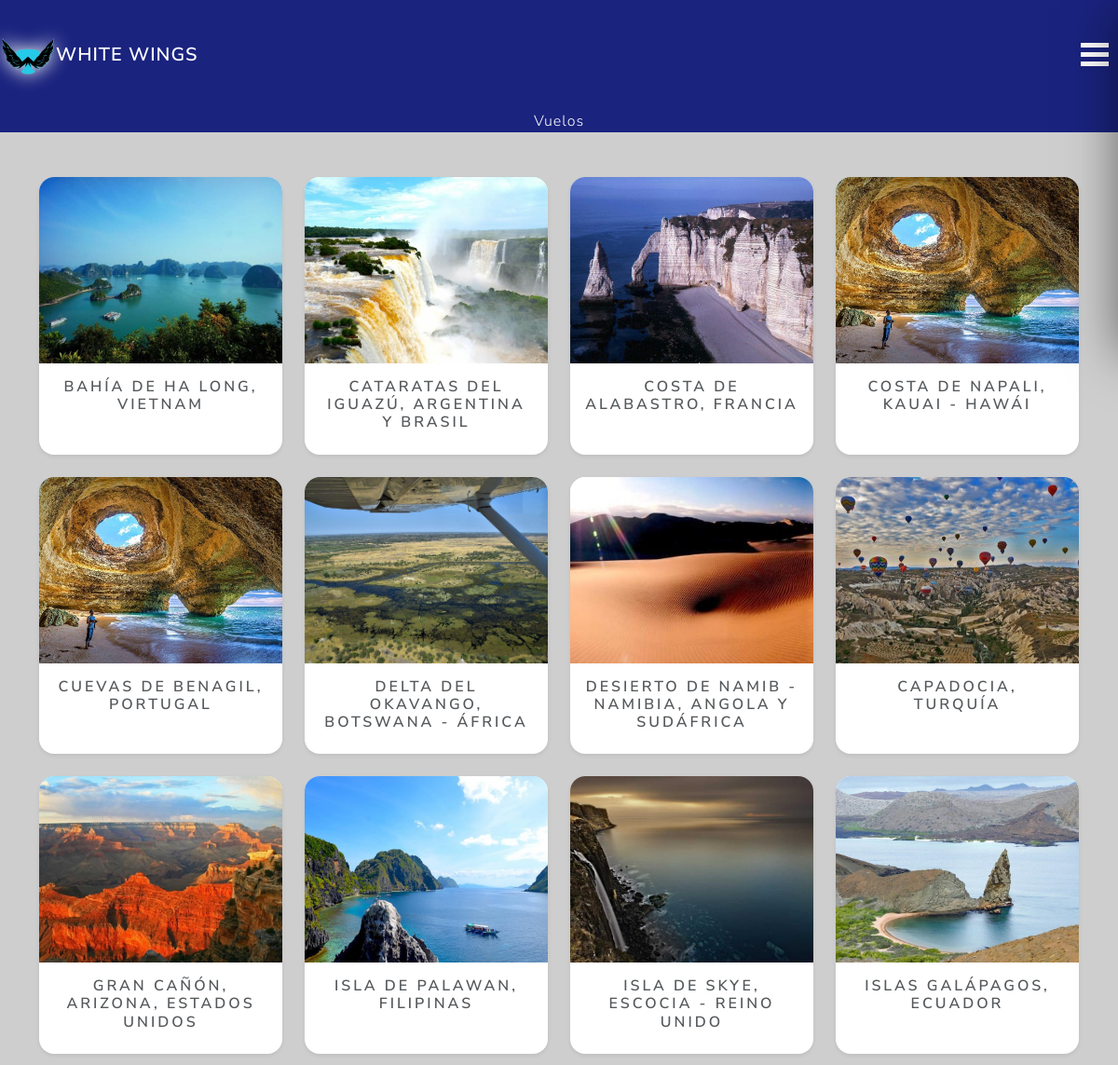
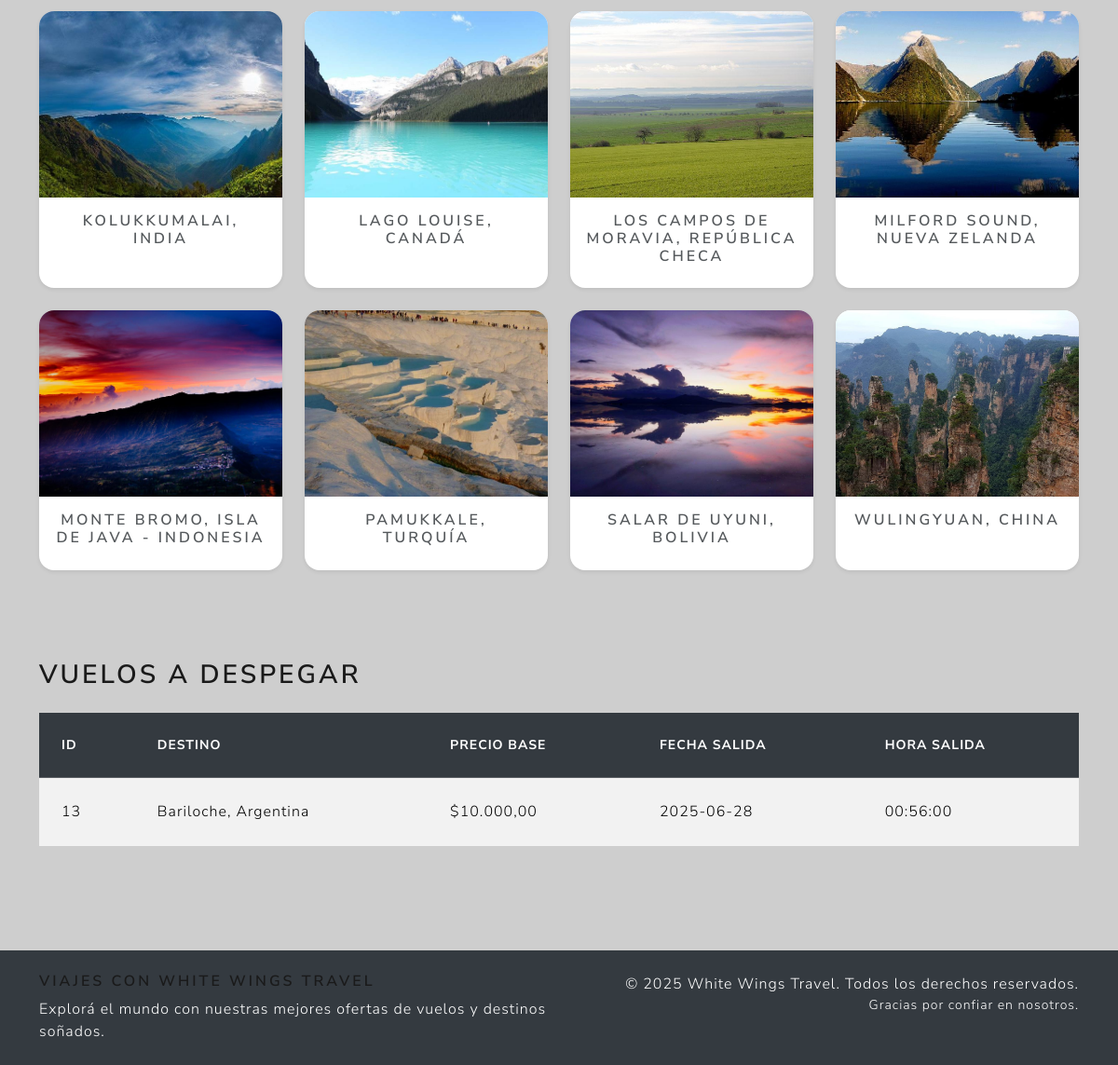
The page / on the database its author committed (2 pictures, top to bottom).
### tables this page shows
CREATE TABLE `viajes` (
  `id` int NOT NULL,
  `destino` varchar(100) DEFAULT NULL,
  `precio_base` decimal(10,2) DEFAULT NULL,
  `fecha_salida` date DEFAULT NULL,
  `hora_salida` time DEFAULT NULL,
  `creado_en` timestamp NOT NULL DEFAULT CURRENT_TIMESTAMP
);

### index.php (the view, shortened to what this page needs)
<?php include("template/header.php") ?>
<?php
require $_SERVER['DOCUMENT_ROOT'] . '/Olimpiadas/admin/config/bd.php';
$ahora = date('Y-m-d H:i:s');
$sql = "SELECT * FROM viajes WHERE CONCAT(fecha_salida, ' ', hora_salida) >= :ahora ORDER BY fecha_salida, hora_salida LIMIT 10";
$stmt = $pdo->prepare($sql);
$stmt->execute(['ahora' => $ahora]);
$vuelos = $stmt->fetchAll(PDO::FETCH_ASSOC);
?>
<div class="container my-5">
    <div class="row g-4">
        <?php foreach ($destinos as $destino): ?>
            <div class="col-12 col-sm-6 col-md-4 col-lg-3">
                <a href="detalle.php?id=<?= $destino['id'] ?>" class="text-decoration-none text-dark">
                    <div class="card h-100 shadow-sm border-0 rounded-4 overflow-hidden">
                        <img src="<?= $destino['img'] ?>" alt="<?= htmlspecialchars($destino['alt']) ?>"
                            class="card-img-top img-fluid" style="height: 200px; object-fit: cover;">
                        <div class="card-body text-center">
                            <h5 class="card-title fw-bold"><?= htmlspecialchars($destino['titulo']) ?></h5>
                        </div>
                    </div>
                </a>
            </div>
        <?php endforeach; ?>
    </div>
</div>
<div class="container my-5">
    <h2 class="mb-4" id="vuelos">Vuelos a despegar</h2>
    <?php if (count($vuelos) > 0): ?>
        <div class="table-responsive">
            <table class="table table-striped table-hover align-middle">
                <thead class="table-dark">
                    <tr>
                        <th>ID</th>
                        <th>Destino</th>
                        <th>Precio Base</th>
                        <th>Fecha Salida</th>
                        <th>Hora Salida</th>
                    </tr>
                </thead>
                <tbody>
                    <?php foreach ($vuelos as $vuelo): ?>
                        <tr onclick="window.location='comprar_boleto.php?destino=<?= urlencode($vuelo['destino']) ?>&fecha_ida=<?= urlencode($vuelo['fecha_salida']) ?>&precio_base=<?= $vuelo['precio_base'] ?>'"
                            style="cursor:pointer;">
                            <td><?= htmlspecialchars($vuelo['id']) ?></td>
                            <td><?= htmlspecialchars($vuelo['destino']) ?></td>
                            <td>$<?= number_format($vuelo['precio_base'], 2, ',', '.') ?></td>
                            <td><?= htmlspecialchars($vuelo['fecha_salida']) ?></td>
                            <td><?= htmlspecialchars($vuelo['hora_salida']) ?></td>
                        </tr>
                    <?php endforeach; ?>
                </tbody>
            </table>
        </div>
    <?php else: ?>
        <p>No hay vuelos disponibles para despegar próximamente.</p>
    <?php endif; ?>
</div>
<?php include("template/footer.php") ?>

### template/header.php (shortened to what this page needs)
<!DOCTYPE html>
<html lang="en">
<head>
    <link rel="stylesheet" href="css/bootstrap.min.css">
    <link rel="stylesheet" href="css/style.css">
    <link rel="stylesheet" href="https://cdnjs.cloudflare.com/ajax/libs/font-awesome/6.7.2/css/all.min.css"
 />
</head>
<body>
    <header>
        <nav class="navbar navbar-expand-lg">
            <div class="d-flex justify-content-between align-items-center w-100">
                <a class="navbar-brand d-flex align-items-center" href="index.php">
                    <img class="photo" src="img/icon/logo.png" alt="" width="60px">White Wings
                </a>
                <div id="header">
                    <div id="menu-btn">
                        <div class="btn-hamburger"></div>
                        <div class="btn-hamburger"></div>
                        <div class="btn-hamburger"></div>
                    </div>
                </div>
            </div>
        </nav>
        <ul class="menu-item" id="menu-items">
            <li class="nav-item1"><a class="link" href="productos.php">Vuelos</a></li>
        </ul>
    </header>
    <div class="container">
        <div class="row">

### template/footer.php (shortened to what this page needs)
</div>
</div>
<footer class="bg-dark text-white mt-5">
    <div class="container py-4">
        <div class="row text-center text-md-start">
            <div class="col-md-6 mb-3 mb-md-0">
                <h5 class="fw-bold">Viajes con White Wings Travel</h5>
                <p class="mb-0">Explorá el mundo con nuestras mejores ofertas de vuelos y destinos soñados.</p>
            </div>
            <div class="col-md-6 text-md-end">
                <p class="mb-0">© <?= date("Y") ?> White Wings Travel. Todos los derechos reservados.</p>
                <p class="mb-0 small">Gracias por confiar en nosotros.</p>
            </div>
        </div>
    </div>
</footer>
</body>
</html>

### css/style.css (style rules this page uses)
body { color: white; background-color: rgb(206, 206, 206); margin-top: 0px; }
:root { --width: 300px; --padding: 10px; --bgcolor: #1a237e; --hovercolor: #111438; --midth-collapsed: 50px; }
.navbar { background-color: var(--bgcolor); color: white; }
.navbar a { color: white; }
.menu-item li { background-color: var(--bgcolor); display: flex; justify-content: center; align-items: center; }
.menu-item { display: flex; flex-wrap: wrap; justify-content: center; background-color: var(--bgcolor); max-width: 100vw; overflow-x: hidden; margin: 0 auto; padding: 0; box-sizing: border-box; }
#header #menu-btn { display: inline-block; cursor: pointer; padding: 8px 10px; width: var(--midth-collapsed); box-sizing: border-box; }
#header { background-color: var(--bgcolor); height: 53px; }
#header #menu-btn .btn-hamburger { background-color: #fff; width: 100%; height: 5px; margin: 5px 0px; }
.nav-item1 { justify-items: center; text-align: center; margin-top: 0px; padding: 0px 40px; }
.link { color: white; text-decoration: none; list-style: none; }
.photo { filter: drop-shadow(0px 0px 10px rgb(255, 255, 255)); color: white; }
.card { border: none; border-radius: 10px; }
.card { border-radius: 35px; overflow: hidden; }
table.table-striped tbody tr { transition: background-color 0.3s ease; }

### rows shown on the page
viajes: id "13", destino "Bariloche, Argentina", precio_base "10.000,00", fecha_salida "2025-06-28", hora_salida "00:56:00"

### other values the page prints
$destino['titulo'] "BAHÍA DE HA LONG, VIETNAM"
$destino['titulo'] "CATARATAS DEL IGUAZÚ, ARGENTINA Y BRASIL"
$destino['titulo'] "COSTA DE ALABASTRO, FRANCIA"
$destino['titulo'] "COSTA DE NAPALI, KAUAI - HAWÁI"
$destino['titulo'] "CUEVAS DE BENAGIL, PORTUGAL"
$destino['titulo'] "DELTA DEL OKAVANGO, BOTSWANA - ÁFRICA"
$destino['titulo'] "DESIERTO DE NAMIB - NAMIBIA, ANGOLA Y SUDÁFRICA"
$destino['titulo'] "CAPADOCIA, TURQUÍA"
$destino['titulo'] "GRAN CAÑÓN, ARIZONA, ESTADOS UNIDOS"
$destino['titulo'] "ISLA DE PALAWAN, FILIPINAS"
$destino['titulo'] "ISLA DE SKYE, ESCOCIA - REINO UNIDO"
$destino['titulo'] "ISLAS GALÁPAGOS, ECUADOR"
$destino['titulo'] "KOLUKKUMALAI, INDIA"
$destino['titulo'] "LAGO LOUISE, CANADÁ"
$destino['titulo'] "LOS CAMPOS DE MORAVIA, REPÚBLICA CHECA"
